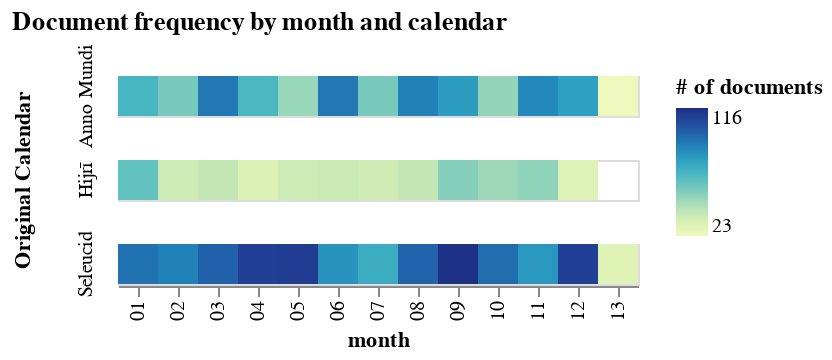

The notebook cell saved with this chart:
### Code cell
# what about heat map by month?


# get numeric month
orig_dates_parsed['undate_month'] = orig_dates_parsed.undate_orig.apply(lambda x: x.month)
# orig_dates_parsed['undate_weekday_name'] = orig_dates_parsed.undate_weekday.apply(lambda x: days[x])

has_month = orig_dates_parsed[orig_dates_parsed.undate_month.notna()]
#orig_dates_months = [


alt.Chart(has_month[['undate_month', 'pgpid', 'doc_date_calendar']]).mark_rect().encode(
    alt.X('undate_month', title='month'),
    alt.Color('count(pgpid)', title='# of documents')
).facet(
    row=alt.Facet('doc_date_calendar', title="Original Calendar")
).properties(title='Document frequency by month and calendar')

### Figure 1 — Vega-Lite specification as saved in the notebook (floating-point values rounded to 4 significant figures; data arrays with more than 128 entries replaced by an {"elided": "..."} marker saying what was removed)
{"config": {"view": {"continuousWidth": 300, "continuousHeight": 300}}, "data": {"name": "data-a26cadade52d25e22bbe77fa49a05fef"}, "facet": {"row": {"field": "doc_date_calendar", "title": "Original Calendar", "type": "nominal"}}, "spec": {"mark": {"type": "rect"}, "encoding": {"color": {"aggregate": "count", "field": "pgpid", "title": "# of documents", "type": "quantitative"}, "x": {"field": "undate_month", "title": "month", "type": "nominal"}}}, "title": "Document frequency by month and calendar", "$schema": "https://vega.github.io/schema/vega-lite/v5.20.1.json", "datasets": {"data-a26cadade52d25e22bbe77fa49a05fef": {"elided": "2579 records"}}}
